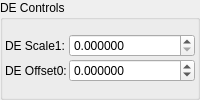
    <widget class="QGroupBox" name="groupBox_4">
     <property name="title">
      <string>DE Controls</string>
     </property>
     <layout class="QVBoxLayout" name="verticalLayout_8">
      <property name="leftMargin">
       <number>2</number>
      </property>
      <property name="topMargin">
       <number>2</number>
      </property>
      <property name="rightMargin">
       <number>2</number>
      </property>
      <property name="bottomMargin">
       <number>2</number>
      </property>
      <item>
       <layout class="QGridLayout" name="gridLayout_31" columnstretch="0,1">
        <property name="spacing">
         <number>2</number>
        </property>
        <item row="0" column="1">
         <widget class="MyDoubleSpinBox" name="spinbox_analyticDE_scale_1">
          <property name="sizePolicy">
           <sizepolicy hsizetype="Minimum" vsizetype="Maximum">
            <horstretch>0</horstretch>
            <verstretch>0</verstretch>
           </sizepolicy>
          </property>
          <property name="prefix">
           <string/>
          </property>
          <property name="suffix">
           <string/>
          </property>
          <property name="decimals">
           <number>6</number>
          </property>
          <property name="minimum">
           <double>0.000000000000000</double>
          </property>
          <property name="maximum">
           <double>99.989999999999995</double>
          </property>
          <property name="singleStep">
           <double>0.100000000000000</double>
          </property>
         </widget>
        </item>
        <item row="1" column="1">
         <widget class="MyDoubleSpinBox" name="spinbox_analyticDE_offset_0">
          <property name="sizePolicy">
           <sizepolicy hsizetype="Minimum" vsizetype="Maximum">
            <horstretch>0</horstretch>
            <verstretch>0</verstretch>
           </sizepolicy>
          </property>
          <property name="prefix">
           <string/>
          </property>
          <property name="suffix">
           <string/>
          </property>
          <property name="decimals">
           <number>6</number>
          </property>
          <property name="minimum">
           <double>-99.989999999999995</double>
          </property>
          <property name="maximum">
           <double>99.989999999999995</double>
          </property>
          <property name="singleStep">
           <double>0.100000000000000</double>
          </property>
         </widget>
        </item>
        <item row="1" column="0">
         <widget class="QLabel" name="label_114">
          <property name="text">
           <string>DE Offset0:</string>
          </property>
         </widget>
        </item>
        <item row="0" column="0">
         <widget class="QLabel" name="label_115">
          <property name="text">
           <string>DE Scale1:</string>
          </property>
         </widget>
        </item>
       </layout>
      </item>
     </layout>
    </widget>
